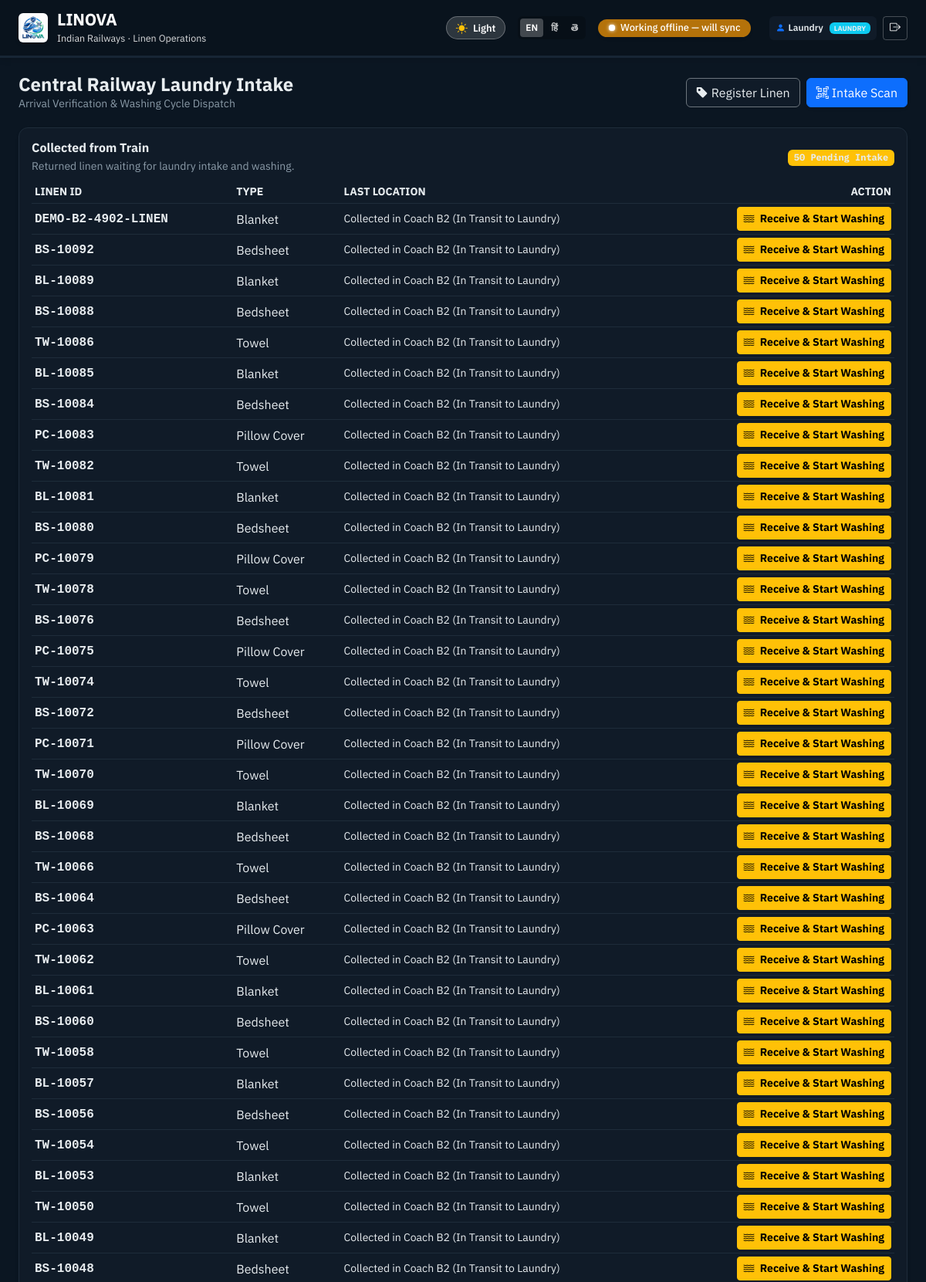
Screenshot of /laundry/intake/ (signed in, upper part) with the database file from the repository.
### linen/models.py (models this page shows, shortened)
class UserProfile(models.Model):
    ROLE_CHOICES = [
        ('SUPERVISOR', 'Supervisor'),
        ('ADMIN', 'Supervisor (Admin)'),
        ('ATTENDANT', 'Attendant'),
        ('ATTENDER', 'Train Attendant'),
        ('LAUNDRY', 'Laundry Staff'),
    ]
    user = models.OneToOneField(User, on_delete=models.CASCADE, related_name='profile')
    role = models.CharField(max_length=20, choices=ROLE_CHOICES, default='SUPERVISOR')
    badge_number = models.CharField(max_length=50, blank=True, null=True)
    zone = models.CharField(max_length=100, default='South Central Railway (SCR)')
    def get_normalized_role(self):
        if self.role in ['ADMIN', 'SUPERVISOR']:
            return 'SUPERVISOR'
        if self.role in ['ATTENDER', 'ATTENDANT']:
            return 'ATTENDANT'
        if self.role == 'LAUNDRY':
            return 'LAUNDRY'
        return 'ATTENDANT'

class LinenItem(models.Model):
    LINEN_TYPE_CHOICES = [
        ('Bedsheet', 'Bedsheet'),
        ('Blanket', 'Blanket'),
        ('Towel', 'Towel'),
        ('Pillow Cover', 'Pillow Cover'),
    ]
    STATUS_CHOICES = [
        ('REGISTERED', 'Registered'),
        ('IN_LAUNDRY', 'In Laundry'),
        ('DISPATCHED', 'Dispatched'),
        ('IN_TRANSIT', 'In Transit'),
        ('LOADED_TO_TRAIN', 'Loaded to Train'),
        ('ASSIGNED', 'Assigned'),
        ('ISSUED', 'Issued'),
        ('COLLECTION_PENDING', 'Collection Pending'),
        ('RETURNED', 'Returned'),
        ('RECEIVED_AT_LAUNDRY', 'Received at Laundry'),
        ('WASHING', 'Washing'),
        ('READY_FOR_REISSUE', 'Ready for Reissue'),
        ('UNACCOUNTED', 'Unaccounted'),
        ('INVESTIGATION_REQUIRED', 'Investigation Required'),
    ]
    linen_code = models.CharField(max_length=50, unique=True, db_index=True)
    qr_code = models.CharField(max_length=100, unique=True, db_index=True)
    linen_type = models.CharField(max_length=50, choices=LINEN_TYPE_CHOICES)
    status = models.CharField(max_length=30, choices=STATUS_CHOICES, default='REGISTERED')
    current_location = models.CharField(max_length=200, default='Central Railway Laundry')
    settlement_status = models.CharField(
        max_length=20,
        choices=[('PENDING', 'Pending'), ('CHARGED', 'Charged'), ('WAIVED', 'Waived')],
        default='PENDING'
    )
    settlement_amount = models.DecimalField(max_digits=8, decimal_places=2, default=0.00)
    created_at = models.DateTimeField(auto_now_add=True)
    updated_at = models.DateTimeField(auto_now=True)
    class Meta:
        ordering = ['-created_at']

### linen/views.py (the view)
# urls.py: path('laundry/intake/', views.laundry_intake, name='laundry_intake'),
@role_required('LAUNDRY')
def laundry_intake(request):
    today = timezone.now().date()
    received_today = LinenItem.objects.filter(
        status='RECEIVED_AT_LAUNDRY',
        updated_at__date=today
    ).count() or 42
    in_washing = LinenItem.objects.filter(status='WASHING').count() or 18
    returned_items = LinenItem.objects.filter(
        status='RETURNED'
    ).order_by('-updated_at')[:50]
    context = {
        'received_today': received_today,
        'in_washing': in_washing,
        'returned_items': returned_items,
        'demo_code': 'BS-10245',
    }
    return render(request, 'laundry/intake_scan.html', context)

### templates/laundry/intake_scan.html (shortened to what this page needs)
{% extends "base_attendant.html" %}
{% block content %}
<div class="d-flex flex-column gap-3">
  <div class="d-flex justify-content-between align-items-center mb-1">
    <div>
      <h1 class="h4 fw-bold mb-0 text-dark">Central Railway Laundry Intake</h1>
      <div class="text-secondary small">Arrival Verification & Washing Cycle Dispatch</div>
    </div>
    <div class="d-flex gap-2">
      <a href="{% url 'laundry_register' %}" class="btn btn-outline-secondary d-inline-flex align-items-center gap-1 bg-white">
        <i class="bi bi-tag-fill"></i> Register Linen
      </a>
      <a href="{% url 'laundry_intake' %}" class="btn btn-primary d-inline-flex align-items-center gap-1 shadow-sm">
        <i class="bi bi-qr-code-scan"></i> Intake Scan
      </a>
    </div>
  </div>
  <div class="row g-4">
    <div class="col-12">
      <div class="app-card shadow-sm border p-3">
        <div class="d-flex justify-content-between align-items-center mb-2">
          <div>
            <h2 class="h6 fw-bold text-dark mb-1">Collected from Train</h2>
            <div class="small text-secondary">Returned linen waiting for laundry intake and washing.</div>
          </div>
          <span class="badge bg-warning text-dark font-mono">{{ returned_items|length }} Pending Intake</span>
        </div>
        <div class="table-responsive">
          <table class="table table-sm table-hover align-middle mb-0">
            <thead>
              <tr class="text-secondary small text-uppercase">
                <th>Linen ID</th>
                <th>Type</th>
                <th>Last Location</th>
                <th class="text-end">Action</th>
              </tr>
            </thead>
            <tbody id="returnedLinenTableBody">
              {% for item in returned_items %}
              <tr id="returned-row-{{ item.linen_code }}">
                <td class="font-monospace fw-bold">{{ item.linen_code }}</td>
                <td>{{ item.linen_type }}</td>
                <td class="small text-muted">{{ item.current_location }}</td>
                <td class="text-end">
                  <button type="button" class="btn btn-sm btn-warning fw-bold" onclick="receiveAndWash('{{ item.linen_code }}', this)">
                    <i class="bi bi-water me-1"></i> Receive & Start Washing
                  </button>
                </td>
              </tr>
              {% empty %}
              <tr id="returnedEmptyRow">
                <td colspan="4" class="text-center py-3 text-muted">No collected linen is waiting for laundry intake.</td>
              </tr>
              {% endfor %}
            </tbody>
          </table>
        </div>
      </div>
    </div>
  </div>
</div>
{% endblock %}

### templates/base_attendant.html (shortened to what this page needs)
<!DOCTYPE html>
<html lang="en">
<head>
  <link href="https://cdn.jsdelivr.net/npm/bootstrap@5.3.3/dist/css/bootstrap.min.css" rel="stylesheet">
  <link rel="stylesheet" href="https://cdn.jsdelivr.net/npm/bootstrap-icons@1.11.3/font/bootstrap-icons.min.css">
  <link rel="stylesheet" href="/static/css/style.css">
</head>
<body class="app-viewport">
  <header class="app-navbar">
    <div class="d-flex align-items-center gap-3">
      <a href="{% if user.profile.get_normalized_role == 'LAUNDRY' %}{% url 'laundry_register' %}{% elif user.profile.get_normalized_role == 'SUPERVISOR' %}{% url 'supervisor_handoff' %}{% else %}{% url 'attendant_hub' %}{% endif %}" class="app-brand">
        <img src="/static/img/logo.jpeg" alt="LINOVA Logo" style="height: 38px; width: auto; object-fit: contain; border-radius: 6px; background: #ffffff; padding: 2px; box-shadow: 0 2px 4px rgba(0,0,0,0.2);">
        <div>
          <div class="app-brand-title">LINOVA</div>
          <div class="app-brand-sub">Indian Railways · Linen Operations</div>
        </div>
      </a>
    </div>
    <div class="d-flex align-items-center gap-2 gap-md-3">
      <button type="button" class="theme-toggle-btn" onclick="toggleTheme()" aria-label="Toggle theme">
        <i class="bi bi-moon-stars-fill theme-toggle-icon"></i>
        <span class="theme-toggle-text">Dark</span>
      </button>
      <div class="lang-switch" role="group" aria-label="Language selector">
        <button type="button" class="lang-btn active" id="lang-en" onclick="selectLang('en')">EN</button>
        <button type="button" class="lang-btn" id="lang-hi" onclick="selectLang('hi')">हिं</button>
        <button type="button" class="lang-btn" id="lang-te" onclick="selectLang('te')">తె</button>
      </div>
      <button type="button" class="connectivity-pill offline border-0 shadow-sm" id="global-connectivity-pill" onclick="toggleConnectivity()" title="Click to toggle offline / online demo state">
        <span class="led-dot"></span>
        <span id="connectivity-pill-text">Working offline — will sync</span>
      </button>
      {% if user.is_authenticated %}
      <div class="d-flex align-items-center gap-2 ms-2">
        <span class="badge bg-light text-dark py-2 px-2 rounded-2 d-none d-sm-inline-flex align-items-center gap-1">
          <i class="bi bi-person-fill text-primary"></i>
          <span class="fw-semibold">{{ user.username|title }}</span>
          <span class="badge {% if user.profile.get_normalized_role == 'LAUNDRY' %}bg-info text-dark{% else %}bg-primary text-white{% endif %} ms-1">
            {{ user.profile.get_normalized_role|default:"Staff" }}
          </span>
        </span>
        <a href="{% url 'logout' %}" class="btn btn-sm btn-outline-light border-white border-opacity-25" title="Sign out">
          <i class="bi bi-box-arrow-right"></i>
        </a>
      </div>
      {% endif %}
    </div>
  </header>
  <main class="app-container">
    {% block content %}{% endblock %}
  </main>
</body>
</html>

### rows the page displays
LinenItem: linen_code "DEMO-B2-4902-LINEN", linen_type "Blanket", current_location "Collected in Coach B2 (In Transit to Laundry)"
LinenItem: linen_code "BS-10092", linen_type "Bedsheet", current_location "Collected in Coach B2 (In Transit to Laundry)"
LinenItem: linen_code "BL-10089", linen_type "Blanket", current_location "Collected in Coach B2 (In Transit to Laundry)"
LinenItem: linen_code "BS-10088", linen_type "Bedsheet", current_location "Collected in Coach B2 (In Transit to Laundry)"
LinenItem: linen_code "TW-10086", linen_type "Towel", current_location "Collected in Coach B2 (In Transit to Laundry)"
LinenItem: linen_code "BL-10085", linen_type "Blanket", current_location "Collected in Coach B2 (In Transit to Laundry)"
LinenItem: linen_code "BS-10084", linen_type "Bedsheet", current_location "Collected in Coach B2 (In Transit to Laundry)"
LinenItem: linen_code "PC-10083", linen_type "Pillow Cover", current_location "Collected in Coach B2 (In Transit to Laundry)"
LinenItem: linen_code "TW-10082", linen_type "Towel", current_location "Collected in Coach B2 (In Transit to Laundry)"
LinenItem: linen_code "BL-10081", linen_type "Blanket", current_location "Collected in Coach B2 (In Transit to Laundry)"
LinenItem: linen_code "BS-10080", linen_type "Bedsheet", current_location "Collected in Coach B2 (In Transit to Laundry)"
LinenItem: linen_code "PC-10079", linen_type "Pillow Cover", current_location "Collected in Coach B2 (In Transit to Laundry)"
LinenItem: linen_code "TW-10078", linen_type "Towel", current_location "Collected in Coach B2 (In Transit to Laundry)"
LinenItem: linen_code "BS-10076", linen_type "Bedsheet", current_location "Collected in Coach B2 (In Transit to Laundry)"
LinenItem: linen_code "PC-10075", linen_type "Pillow Cover", current_location "Collected in Coach B2 (In Transit to Laundry)"
LinenItem: linen_code "TW-10074", linen_type "Towel", current_location "Collected in Coach B2 (In Transit to Laundry)"
LinenItem: linen_code "BS-10072", linen_type "Bedsheet", current_location "Collected in Coach B2 (In Transit to Laundry)"
LinenItem: linen_code "PC-10071", linen_type "Pillow Cover", current_location "Collected in Coach B2 (In Transit to Laundry)"
LinenItem: linen_code "TW-10070", linen_type "Towel", current_location "Collected in Coach B2 (In Transit to Laundry)"
LinenItem: linen_code "BL-10069", linen_type "Blanket", current_location "Collected in Coach B2 (In Transit to Laundry)"
LinenItem: linen_code "BS-10068", linen_type "Bedsheet", current_location "Collected in Coach B2 (In Transit to Laundry)"
LinenItem: linen_code "TW-10066", linen_type "Towel", current_location "Collected in Coach B2 (In Transit to Laundry)"
LinenItem: linen_code "BS-10064", linen_type "Bedsheet", current_location "Collected in Coach B2 (In Transit to Laundry)"
LinenItem: linen_code "PC-10063", linen_type "Pillow Cover", current_location "Collected in Coach B2 (In Transit to Laundry)"
LinenItem: linen_code "TW-10062", linen_type "Towel", current_location "Collected in Coach B2 (In Transit to Laundry)"
LinenItem: linen_code "BL-10061", linen_type "Blanket", current_location "Collected in Coach B2 (In Transit to Laundry)"
LinenItem: linen_code "BS-10060", linen_type "Bedsheet", current_location "Collected in Coach B2 (In Transit to Laundry)"
LinenItem: linen_code "TW-10058", linen_type "Towel", current_location "Collected in Coach B2 (In Transit to Laundry)"
LinenItem: linen_code "BL-10057", linen_type "Blanket", current_location "Collected in Coach B2 (In Transit to Laundry)"
LinenItem: linen_code "BS-10056", linen_type "Bedsheet", current_location "Collected in Coach B2 (In Transit to Laundry)"
LinenItem: linen_code "TW-10054", linen_type "Towel", current_location "Collected in Coach B2 (In Transit to Laundry)"
LinenItem: linen_code "BL-10053", linen_type "Blanket", current_location "Collected in Coach B2 (In Transit to Laundry)"
LinenItem: linen_code "TW-10050", linen_type "Towel", current_location "Collected in Coach B2 (In Transit to Laundry)"
LinenItem: linen_code "BL-10049", linen_type "Blanket", current_location "Collected in Coach B2 (In Transit to Laundry)"
LinenItem: linen_code "BS-10048", linen_type "Bedsheet", current_location "Collected in Coach B2 (In Transit to Laundry)"

### other values shown
{{ user.username|title }} "Laundry"
{{ user.profile.get_normalized_role|default:"Staff" }} "LAUNDRY"
{{ returned_items|length }} "50"
